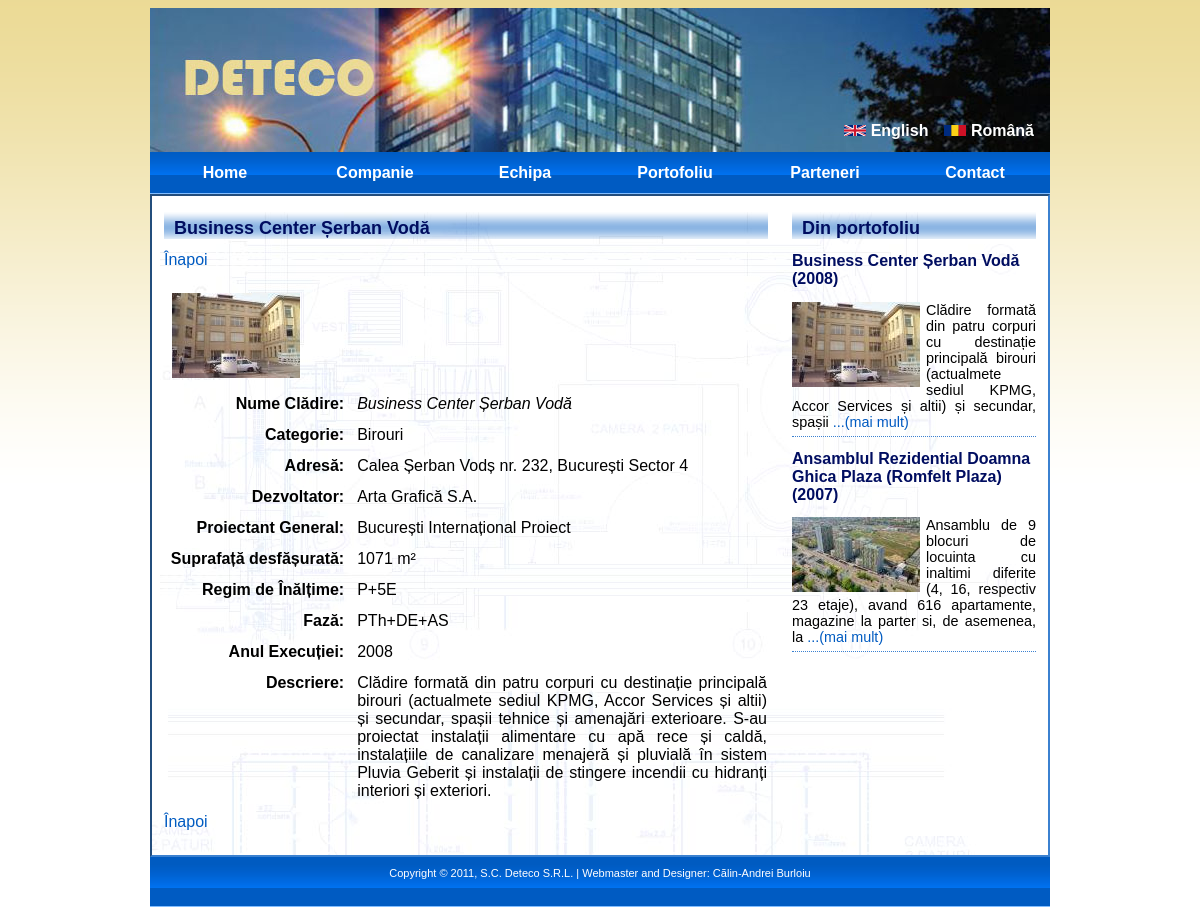
/project-49-, run on the app's committed database.
### tables this page shows
CREATE TABLE `languages` (
  `code` varchar(8) NOT NULL,
  `name` varchar(32) NOT NULL,
  `image` varchar(64) default NULL,
  PRIMARY KEY  (`code`)
);

CREATE TABLE `portfolio` (
  `id` int(11) NOT NULL auto_increment,
  `name` varchar(128) NOT NULL,
  `category` enum('office','residential','hotel','industrial','commercial','restoration','hospital','other') NOT NULL,
  `tags` varchar(64) NOT NULL,
  `address` varchar(512) NOT NULL,
  `developer` varchar(128) NOT NULL,
  `chief_architect` varchar(128) NOT NULL,
  `whole_area` int(11) default NULL,
  `height` varchar(128) NOT NULL,
  `phase` varchar(128) NOT NULL,
  `year_begin` year(4) default NULL,
  `year_end` year(4) default NULL,
  `description` text NOT NULL,
  `images` varchar(512) NOT NULL,
  PRIMARY KEY  (`id`)
);

### project.php (called while the page is built)
<?php
require('ProjectPage.class.php');
$page = new ProjectPage();
$page->appendHeader();
$page->appendBody();
$page->appendFooter();
$page->display();
?>

### ProjectPage.class.php (called while the page is built, shortened)
<?php
require('Page.class.php');
class ProjectPage extends Page
{
	public function __construct()
	{
		$this->dbContent = new Content('portfolio');
	}
}

### SingletonDB.class.php (called while the page is built, shortened)
<?php
class SingletonDB
{
	private static $connection;
	public static function connect()
	{
		if(!isset(self::$connection))
		{
			self::$connection = new mysqli(ADDRESS, USERNAME, PASSWORD, DATABASE);
		}
		return self::$connection;
	}
}
?>

### Content.class.php (called while the page is built, shortened)
<?php
require_once('includes.inc.php');
require_once('util.inc.php');
class Content
{
	protected $db;
	protected $content;
	protected $lang;
	public function __construct($namespace)
	{
		try {
			$this->db = SingletonDB::connect();
			if( !($result = $this->db->query("SELECT * FROM `languages`")) )
				throw new DBException('query');
			while($row = $result->fetch_assoc())
			{
				$this->languages[$row['code']]['name'] = $row['name'];
				$this->languages[$row['code']]['img'] = $row['image'];
			}
			$matchedLang = DEFAULT_LANG;
			if(isset($_GET['lang']))
			{
				$lang = $this->processLangCode($_GET['lang']);
				$this->lang = $lang;
				if($lang != $matchedLang)
					setcookie("lang", $lang, time() + 30*24*60*60);
				else
					setcookie("lang", $lang, time() - 3600);
			}
			else if(isset($_COOKIE['lang']))
				$this->lang = $this->processLangCode($_COOKIE['lang']);
			else
				$this->lang = $matchedLang;
				if( !($result = $this->db->query("SELECT * FROM `content` WHERE namespace = 'common' OR namespace = '"
					. $namespace . "'")) )
				throw new DBException('query');
			while($row = $result->fetch_assoc())
			{
				$this->content[$row['name']] = json_decode($row['value'], true);
			}
		}
		catch(DBException $e) {
			echo $e->errorMessage();
			die();
		}
	}
	public function __get($name)
	{
		if(isset($this->content[$name]))
			return $this->content[$name][$this->lang];
		else
			return null;
	}
	public function getPortfolioAds()
	{
		$portfolio = null;
		$query = "SELECT id, name, tags, year_begin, description, images FROM `portfolio` ORDER BY RAND() LIMIT "
			. P_ADS_COUNT;
		$result = $this->db->query($query);
		while($row = $result->fetch_assoc())
		{
			$portfolio[$row['id']]['name'] = $row['name'];
			$portfolio[$row['id']]['tags'] = $row['tags'];
			$portfolio[$row['id']]['year_begin'] = $row['year_begin'];
			$images = json_decode($row['images'], true);
			if(!$images)
				$portfolio[$row['id']]['image'] = null;
			else
				$portfolio[$row['id']]['image'] = getThumbFileName($images[0]);
			$descriptions = json_decode($row['description'], true);
			$portfolio[$row['id']]['description'] = $descriptions[$this->lang];
		}
		return $portfolio;
	}
}

### util.inc.php (called while the page is built, shortened)
<?php
function getURL($extraParams)
{
	$params = array_merge($_GET, $extraParams);
	$tokens = explode("?", $_SERVER['REQUEST_URI']);
	$url = $tokens[0];
	if(!empty($params))
	{
		$url .= "?";
		foreach($params as $key => $value)
		{
			$url .= "$key=$value&";
		}
		$url = substr($url, 0, -1);
	}
	return $url;
}
function getProjectURL($id, $name)
{
	return "project-$id-$name";
}
function getThumbFileName($img)
{
	$ext = strrchr($img, '.');
	$basename = substr($img, 0, strpos($img, $ext));
	$thumb = "${basename}_thumb${ext}";
	return $thumb;
}

### Page.class.php (the view, shortened to what this page needs)
<?php
require_once('PortfolioAdsModule.class.php');
require_once('Content.class.php');
require_once('util.inc.php');
class Page
{
	protected $title = "Page";
	protected $name = "page";
	protected $content = "";
	protected $dbContent;
	protected $styles;
	public function __construct()
	{
		$this->styles = array("main.css");
	}
	public function append($str)
	{
		$this->content .= $str;
	}
	public function appendHeader()
	{
		$this->content .= '
	<div id="header">';
		$this->content .= '
		<ul id="menu">
			<li><a href="index.php"' . ($this->name == 'home' ? ' class="but_pressed"' : '') .
				'>' . $this->dbContent->menu_home . '</a></li>
			<li><a href="company.php"' . ($this->name == 'company' ? ' class="but_pressed"' : '') .
				'>' . $this->dbContent->menu_company . '</a></li>
			<li><a href="team.php"' . ($this->name == 'team' ? ' class="but_pressed"' : '') .
				'>' . $this->dbContent->menu_team . '</a></li>
			<li><a href="portfolio.php"' . ($this->name == 'portfolio' ? ' class="but_pressed"' : '') .
				'>' . $this->dbContent->menu_portfolio . '</a></li>
			<li><a href="partners.php"' . ($this->name == 'partners' ? ' class="but_pressed"' : '') .
				'>' . $this->dbContent->menu_partners . '</a></li>
			<li><a href="contact.php"' . ($this->name == 'contact' ? ' class="but_pressed"' : '') .
				'>' . $this->dbContent->menu_contact . '</a></li>
		</ul>';
		$this->content .= '
		<ul id="languages">';
      	foreach($this->dbContent->getLanguages() as $key => $value)
      	{
			$this->content .= '<li><a href="'
				. getURL(array("lang" => $key)). '"><img src="images/flags/'
				. $value['img']. '" /> '. $value['name']. '</a></li>';
      	}
		$this->content .= '
		</ul>';
		$this->content .= '
	</div>';
	}
	public function appendSide()
	{
		$modPA = new PortfolioAdsModule($this->dbContent);
		$this->append($modPA->getContent());
	}
	public function appendBody()
	{
		$this->appendSide();
	}
	public function appendFooter()
	{
		$this->content .= '
	<div id="footer">
		<p>Copyright &copy; 2011, S.C. Deteco S.R.L. | Webmaster and Designer: Cãlin-Andrei Burloiu</p>
	</div>';
	}
	public function display()
	{
		echo '<!DOCTYPE html PUBLIC "-//W3C//DTD XHTML 1.0 Strict//EN" "http://www.w3.org/TR/xhtml1/DTD/xhtml1-strict.dtd">
<html xmlns="http://www.w3.org/1999/xhtml">
<head>
<meta http-equiv="content-type" content="text/html; charset=utf-8" />
<title>' . $this->title . '</title>
<meta name="keywords" content="" />
<meta name="description" content="" />';
		foreach($this->styles as $style)
			echo '<link href="css/'. $style . '" rel="stylesheet" type="text/css" />';
		echo '</head>
<body>
';
		$this->content = '<div id="main_bg"><div id="main">' . $this->content . '</div></div>';
		echo $this->content;
		echo '</body></html>';
	}
}

### PortfolioAdsModule.class.php (shortened to what this page needs)
<?php
require_once('Content.class.php');
require_once('util.inc.php');
class PortfolioAdsModule implements Module
{
	protected $dbContent;
	public function __construct($dbContent)
	{
		$this->dbContent = $dbContent;
	}
	public function getAdsContent()
	{
		$content = '';
		$ads = $this->dbContent->getPortfolioAds();
		foreach($ads as $id => $value)
		{
			$href = getProjectURL($id, $value['tags']);
			$more = false;
			$content .= '<div class="ad">';
			$content .= '<a href="'. $href. '"><h2>'. $value['name']. ' ('. $value['year_begin']
				. ')</h2></a>';
			if($value['image'])
				$content .= '<a href="'. $href. '"><img class="floating-pic" src="images/portfolio/'
					. $value['image']. '" /></a>';
			$descr = $value['description'];
			if(strlen($descr) > MAX_DESCR_LEN)
			{
				$descr = substr($descr, 0, MAX_DESCR_LEN);
				$descr = substr($descr, 0, strrpos($descr, ' '));
				$more = true;
			}
			$content .= $descr;
			if($more)
				$content .= ' <a href="'. $href. '">...('. $this->dbContent->link_more. ')</a>';
			$content .= '<div style="clear: both"></div>';
			$content .= '</div>';
		}
		return $content;
	}
	public function getContent()
	{
		$content = "";
		$content .= '<h1>'. $this->dbContent->header_from_portfolio. '</h1>'
			. '<div id="portfolio-ads">';
		$content .= $this->getAdsContent();
		$content .= '</div><script type="text/javascript"> setTimeout("retrievePortfolioAds()", 30000); </script>';
		return $content;
	}
}
?>

### css/main.css (style rules this page uses)
a:link img { border-style: none; }
.content h1 { font-size:18px; font-weight: bold; color: #000D60; text-align: left; margin: 0px; padding: 10px 0px 0px 10px; background: url(../images/title.png) top repeat-x; clear: both; }
.content a:link { color: rgb(0,91,193); text-decoration: none; }
.content table { width: 100%; border-collapse: collapse; }
.content th, .content td { padding-top: 12px; }
.content th { text-align: right; vertical-align: top; }
.content td { padding-left: 12px; }
table.project-table th { width: 30%; }
.side h1 { font-size:18px; font-weight: bold; color: #000D60; text-align: left; margin: 0px; padding: 10px 0px 0px 10px; background: url(../images/title.png) top repeat-x; }
.side h2 { font-size:16px; font-weight: bold; color: #000D60; text-align: left; clear: left; }
.side a:link { color: rgb(0,91,193); text-decoration: none; }
.floating-pic { float: left; margin-right: 6px; }
.ad { padding-bottom: 6px; border-bottom: 1px dotted rgb(59,129,208); margin-bottom: 6px; }
table.pictures-table { width: auto; }
.pictures-table td { padding-left: 8px; padding-right: 8px; width: 128px; }
.projects-nav { margin-top: 12px; margin-bottom: 12px; word-spacing: 12px; }
body { background: url(../images/bg.png) top repeat-x; font-family: Arial, Helvetica, sans-serif; }
#main { width: 900px; margin: 0px auto; }
#header { color:white; background: #bbbbbb url('../images/header_picture.jpg') no-repeat right top; height: 186px; position: relative; clear: both; }
#body { width: 896px; background: #FFFFFF url(../images/bg_body.jpg) 0px 0px no-repeat; border: 2px inset rgb(59,129,208); display: block; }
.content { float:left; width: 604px; margin: 12px; text-align: justify; }
.side { float: right; width: 244px; margin: 12px; text-align:justify; font-size: 0.9em; }
#footer { height: 42px; font-size: 11px; color: #ffffff; line-height: 100%; text-align: center; padding-bottom: 8px; background: rgb(0,91,193) url(../images/but.png) bottom repeat-x; clear: both; overflow: hidden; }
#menu { list-style-type: none; margin: 0; padding: 0; overflow: hidden; position: absolute; bottom: 0px; }
#menu > li { float:left; padding-left: 0px; }
#menu > li > a:link, #menu > li > a:visited { display: block; background: rgb(0,91,193) url(../images/but.png) top repeat-x; color: #FFFFFF; font-weight: bold; text-align:center; text-decoration: none; padding-top: 12px; width: 150px; height: 30px; }
#languages { list-style-type: none; margin: 0; padding: 0; position: absolute; right: 16px; bottom: 54px; }
#languages > li { float: right; margin-left: 16px; }
#languages > li > a:link, #languages > li > a:visited { display: block; color: #FFFFFF; font-weight: bold; text-decoration: none; }

### data on the page
languages: image (picture), name "Română"
languages: image (picture), name "English"
portfolio: name "Ansamblul Rezidential Doamna Ghica Plaza (Romfelt Plaza)", year_begin "2007", shows a picture, value "Ansamblu de 9 blocuri de locuinta cu inaltimi diferite (4, 16, respectiv 23 etaje), avand 616 apartamente, magazine la parter si, de asemenea, la"

### other printed values
$this->dbContent->menu_home "Home"
$this->dbContent->menu_company "Companie"
$this->dbContent->menu_team "Echipa"
$this->dbContent->menu_portfolio "Portofoliu"
$this->dbContent->menu_partners "Parteneri"
$this->dbContent->menu_contact "Contact"
$this->dbContent->header_from_portfolio "Din portofoliu"
$value['name'] "Business Center Șerban Vodă"
$value['year_begin'] "2008"
